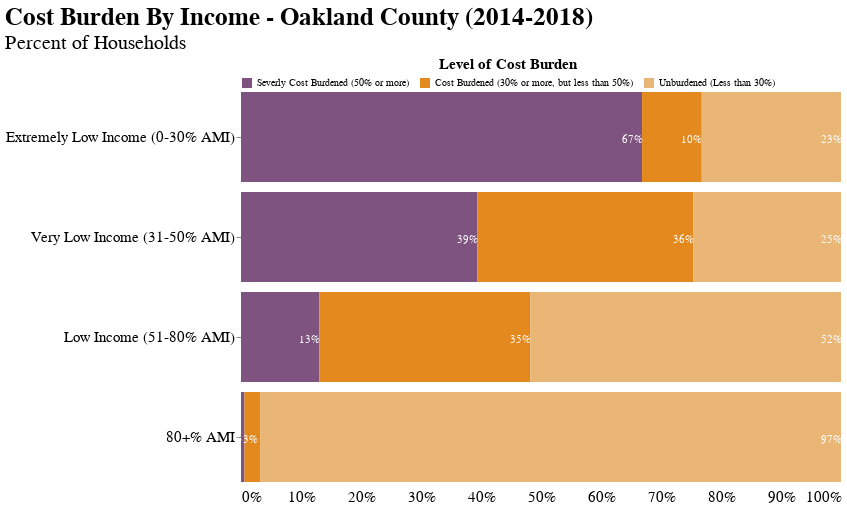

The notebook cell saved with this chart:
### Markdown cell above
### **Cost Burden by Income**

### Code cell
county = 'Oakland County'
cost_burden_ord = ['Severly Cost Burdened (50% or more)', 'Cost Burdened (30% or more, but less than 50%)','Unburdened (Less than 30%)']  
range_ = ['#7e537f','#e4891e', '#eab676']
cols = list(cost_burden_income_df.columns)
labelTitle = 'Level of Cost Burden'
tooltipTitle = 'Cost Burdened Households'
col_sort_order = household_incomes_ord

bars = createBars(cost_burden_income_df, cols, county, labelTitle, tooltipTitle, col_sort_order)
text = createText(cost_burden_income_df, cols, county, labelTitle, col_sort_order)

(bars + text
 ).properties(width=600, height=400, title={"text" : 'Cost Burden By Income - ' +f'{county} (2014-2018)',
                          "subtitle" : 'Percent of Households',
                          "fontSize": 25,
                          "subtitleFontSize":20,
                          "anchor":"start"}
).configure_view(strokeWidth=0
).configure_axis(labelFontSize=15, 
                 grid=False, domain=False,labelLimit=250
).configure_legend(labelLimit=0)

### Figure 1 — Vega-Lite specification as saved in the notebook (floating-point values rounded to 4 significant figures; data arrays with more than 128 entries replaced by an {"elided": "..."} marker saying what was removed)
{"config": {"view": {"continuousWidth": 400, "continuousHeight": 300, "strokeWidth": 0}, "axis": {"domain": false, "grid": false, "labelFontSize": 15, "labelLimit": 250}, "legend": {"labelLimit": 0}}, "layer": [{"mark": "bar", "encoding": {"color": {"type": "nominal", "field": "cost_burden", "legend": {"direction": "horizontal", "legendY": -30, "orient": "none", "title": "Level of Cost Burden", "titleAnchor": "middle", "titleFontSize": 15}, "scale": {"domain": ["Severly Cost Burdened (50% or more)", "Cost Burdened (30% or more, but less than 50%)", "Unburdened (Less than 30%)"], "range": ["#7e537f", "#e4891e", "#eab676"]}}, "order": {"type": "quantitative", "field": "cost_burden_index", "sort": "ascending"}, "tooltip": [{"type": "nominal", "field": "cost_burden"}, {"type": "quantitative", "field": "value", "title": "Cost Burdened Households"}, {"type": "quantitative", "field": "pct", "format": "0.0%", "title": "Percent"}], "x": {"type": "quantitative", "axis": {"format": "%", "ticks": false, "title": ""}, "field": "pct", "stack": "zero"}, "y": {"type": "nominal", "axis": {"title": ""}, "field": "household_income", "sort": ["Extremely Low Income (0-30% AMI)", "Very Low Income (31-50% AMI)", "Low Income (51-80% AMI)", "80+% AMI"]}}, "transform": [{"joinaggregate": [{"op": "sum", "field": "value", "as": "total"}], "groupby": ["household_income", "county"]}, {"calculate": "(datum.value / datum.total)", "as": "pct"}, {"filter": "(datum.county === 'Oakland County')"}]}, {"mark": {"type": "text", "color": "white", "dx": -10, "dy": 3}, "encoding": {"detail": {"type": "quantitative", "field": "pct"}, "order": {"type": "quantitative", "field": "cost_burden_index", "sort": "ascending"}, "text": {"type": "quantitative", "field": "pct", "format": ".0%"}, "x": {"type": "quantitative", "axis": {"format": ".1%", "ticks": false, "title": ""}, "field": "pct", "stack": "zero"}, "y": {"type": "nominal", "axis": {"title": ""}, "field": "household_income", "sort": ["Extremely Low Income (0-30% AMI)", "Very Low Income (31-50% AMI)", "Low Income (51-80% AMI)", "80+% AMI"]}}, "transform": [{"joinaggregate": [{"op": "sum", "field": "value", "as": "total"}], "groupby": ["household_income", "county"]}, {"calculate": "(datum.value / datum.total)", "as": "pct"}, {"filter": "(datum.county === 'Oakland County')"}]}], "data": {"name": "data-9c9268f8ba39fb58ddcaa407e7574f69"}, "height": 400, "title": {"text": "Cost Burden By Income - Oakland County (2014-2018)", "subtitle": "Percent of Households", "fontSize": 25, "subtitleFontSize": 20, "anchor": "start"}, "width": 600, "$schema": "https://vega.github.io/schema/vega-lite/v4.8.1.json", "datasets": {"data-9c9268f8ba39fb58ddcaa407e7574f69": {"elided": "996 records"}}}
